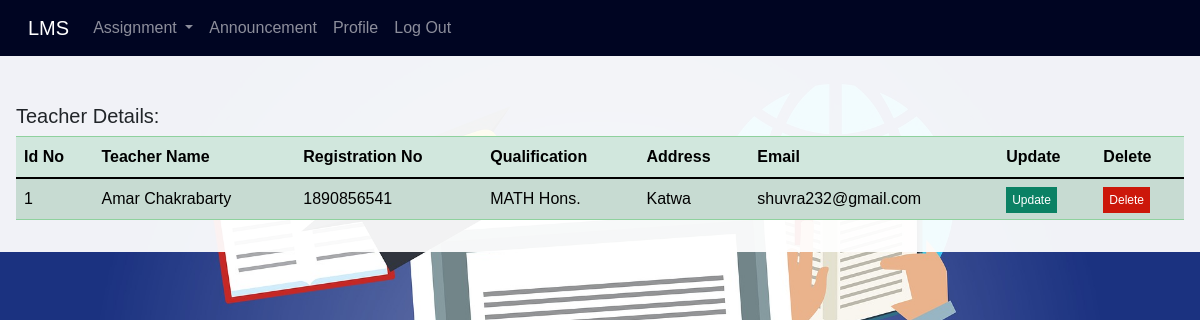
The app's page /view_teacher/, older data.
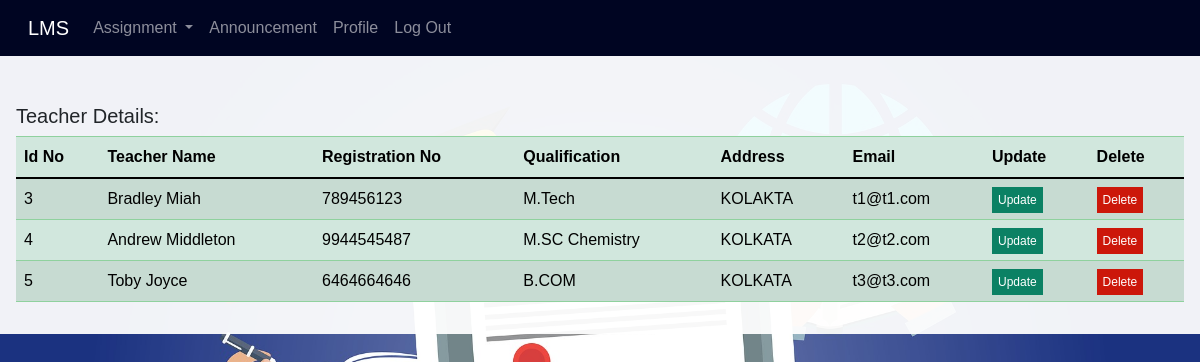
The same page, newer data.
### lms_app/models.py (models this page shows)
class Teacher(models.Model):
    id = models.AutoField(primary_key=True)
    name = models.CharField(max_length=70, unique=False)
    subject = models.CharField(max_length=80,unique=False,null=True)
    reg_no = models.CharField(max_length=30, unique=True)
    address = models.CharField(max_length=500, unique=False)
    password = models.CharField(max_length=50, unique=False, null=True)
    email = models.CharField(max_length=70, unique=False, null=True)

### lms_app/views.py (the view)
# urls.py: path('view_teacher/',views.view_teacher,name='view_teacher'),
def view_teacher(requests):
    teachers = Teacher.objects.all()
    my_dict = {'teachers':teachers}
    return render(requests,'view_teacher.html',context=my_dict)

### templates/view_teacher.html (shortened to what this page needs)
{% extends 'header.html' %}
{% block body_block %}
<div class="from_table">
    <table class="table table-striped table-success">
      <h5 style="padding-top: 2rem;">Teacher Details:</h5>
  <thead>
    <tr>
      <th scope="col">Id No</th>
      <th scope="col">Teacher Name</th>
      <th scope="col">Registration No</th>
        <th scope="col">Qualification</th>
         <th scope="col">Address</th>
         <th scope="col">Email</th>
      <th scope="col">Update</th>
      <th scope="col">Delete</th>
    </tr>
  </thead>
  <tbody>
{% if teachers %}
{%  for t in teachers %}
    <tr>
      <td>{{t.id}}</td>
      <td>{{t.name}}</td>
      <td>{{t.reg_no}}</td>
      <td>{{t.subject}}</td>
      <td>{{t.address}}</td>
      <td>{{t.email}}</td>
        <td><a href="{% url 'base:update_teacher' teacher_id=t.id %}" style="text-decoration: none; background: rgb(11, 129, 100); padding: 6px; color: white; font-size: 12px;">Update</a></td>
        <td><a href="{% url 'base:delete_teacher' teacher_id=t.id %}" style="text-decoration: none; background: rgb(204, 23, 10); padding: 6px; color: white; font-size: 12px;">Delete</a></td>
    </tr>
{% endfor %}
{%endif %}
  </tbody>
</table>
</div>
</body>
</html>
{% endblock %}

Row changes from the older to the newer data that the page shows:
removed Teacher: id "1", name "Amar Chakrabarty", reg_no "1890856541", subject "MATH Hons.", address "Katwa", email "shuvra232@gmail.com"
added Teacher: id "3", name "Bradley Miah", reg_no "789456123", subject "M.Tech", address "KOLAKTA", email "t1@t1.com"
added Teacher: id "4", name "Andrew Middleton", reg_no "9944545487", subject "M.SC Chemistry", address "KOLKATA", email "t2@t2.com"
added Teacher: id "5", name "Toby Joyce", reg_no "6464664646", subject "B.COM", address "KOLKATA", email "t3@t3.com"
